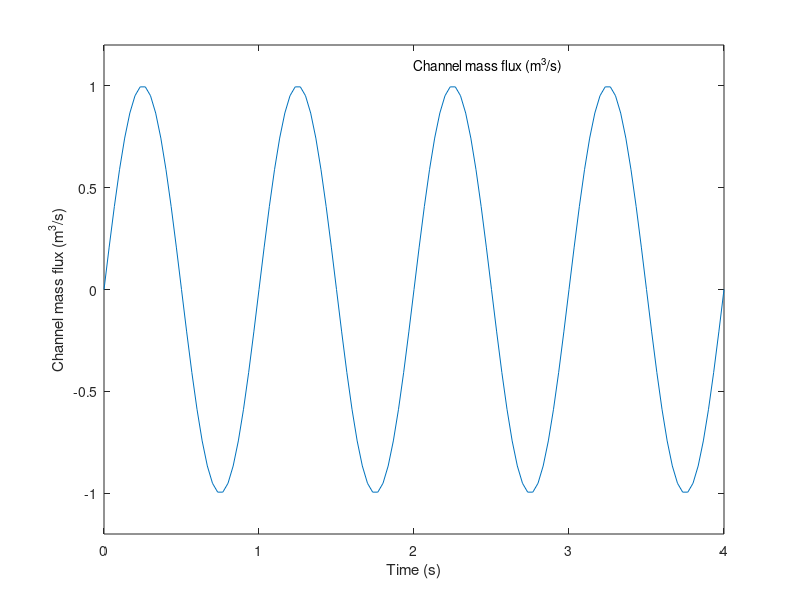
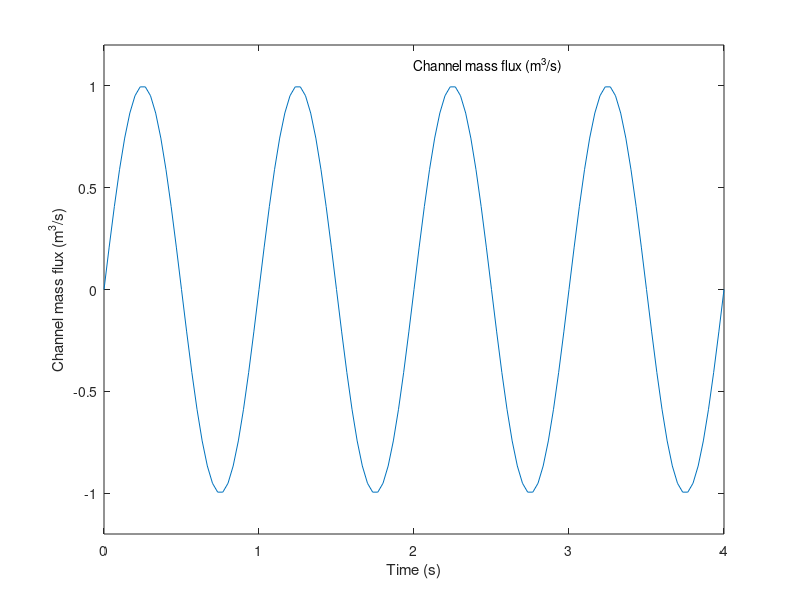

Reproduce these figures in MATLAB, in order.
% Script to check the behaviour of Latex ylabels on Windows

% Plot some data
tt = linspace(0, 4, 121);
y = sin(2*pi*tt);

figure('Units', 'inches', 'Position', [1, 1, 6, 4], 'PaperSize', [6, 4])

plot(tt, y)
ylim([-1.2, 1.2])

xlabel('Time (s)')
ylabel('Channel mass flux (m^3/s)')

text(2, 1.1, 'Channel mass flux (m^3/s)')

print('pdf_plots_windows', '-dpng', '-r600')
print('pdf_plots_windows', '-dpdf', '-painters')
